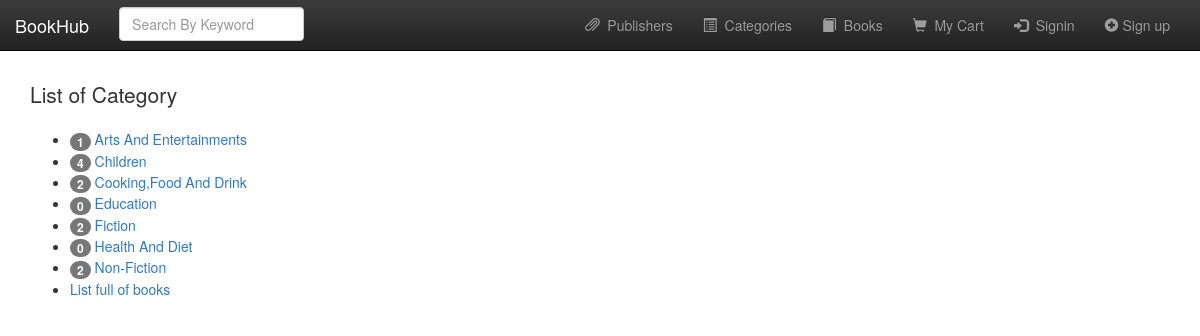
Page /category_list.php on the committed database.
### tables this page shows
CREATE TABLE `category` (
  `categoryid` int(10) NOT NULL,
  `category_name` varchar(60) NOT NULL
);

### category_list.php (the view, shortened to what this page needs)
<?php
	$conn = db_connect();
	$query = "SELECT * FROM category ORDER BY category_name";
	$result = mysqli_query($conn, $query);
	require "./template/header.php";
?>
	<p class="lead">List of Category</p>
	<ul>
	<?php
		while($row = mysqli_fetch_assoc($result)){
			$count = 0;
			$query = "SELECT categoryid FROM books";
			$result2 = mysqli_query($conn, $query);
			while ($pubInBook = mysqli_fetch_assoc($result2)){
				if($pubInBook['categoryid'] == $row['categoryid']){
					$count++;
				}
			}
	?>
		<li>
			<span class="badge"><?php echo $count; ?></span>
		    <a href="bookPerCat.php?catid=<?php echo $row['categoryid']; ?>"><?php echo $row['category_name']; ?></a>
		</li>
	<?php } ?>
		<li>
			<a href="books.php">List full of books</a>
		</li>
	</ul>
<?php
	require "./template/footer.php";
?>

### rows in the picture
category: count "1", category_name "Arts And Entertainments"
category: count "4", category_name "Children"
category: count "2", category_name "Cooking,Food And Drink"
category: count "0", category_name "Education"
category: count "2", category_name "Fiction"
category: count "0", category_name "Health And Diet"
category: count "2", category_name "Non-Fiction"
